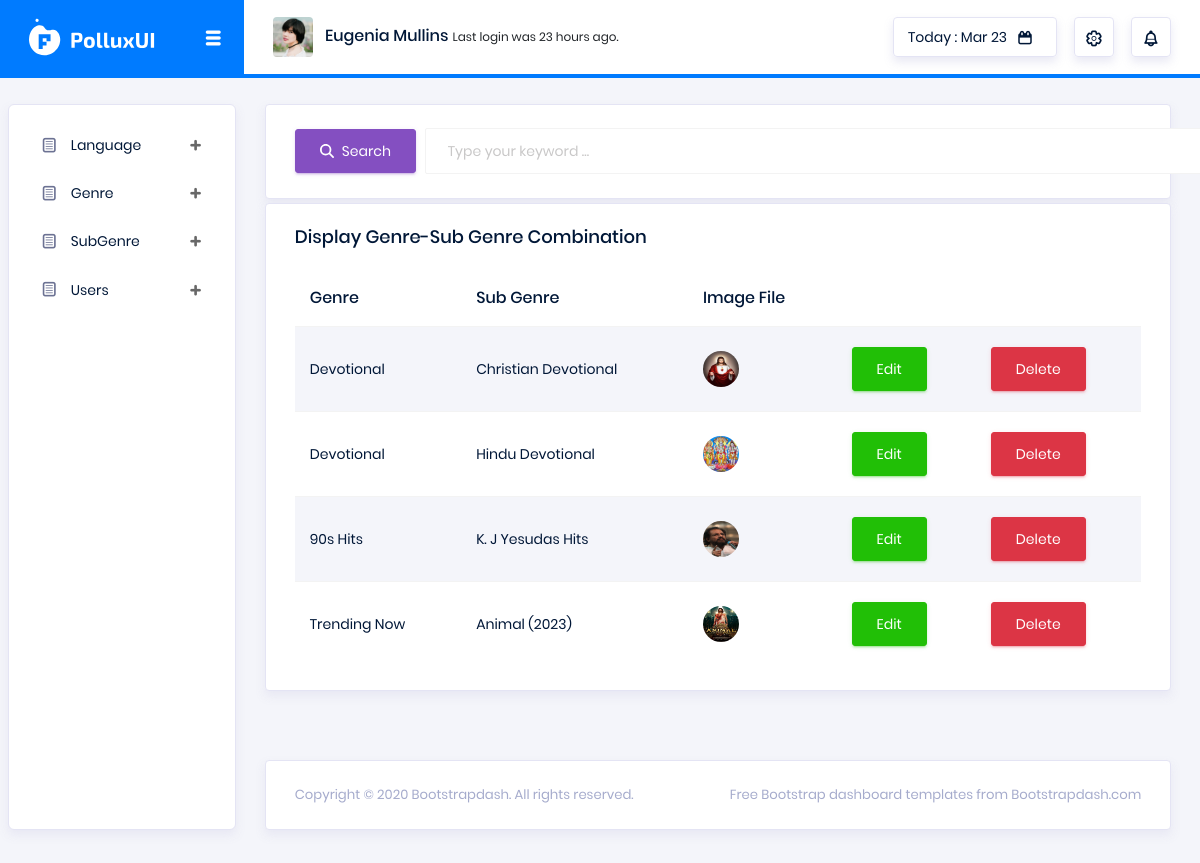
Page /backend/Display_Subgenre_Combination on the committed database.
### backend/models.py (models this page shows)
class SubCombinedDb(models.Model):
    Sub_Com_Genre = models.CharField(max_length=255, null=True, blank=True)
    Sub_Com_Res_SubGenre = models.CharField(max_length=255, null=True, blank=True)
    Sub_Com_Img_File = models.ImageField(upload_to='subcomb', null=True, blank=True)

### backend/views.py (the view)
# urls.py: path('Display_Subgenre_Combination', views.DisplaySubCombination, name='DisplaySubCombination'),
def DisplaySubCombination(request):
    subcom = SubCombinedDb.objects.all()
    if request.method == 'GET':
        str = request.GET.get('keyword')
        if str != None:
            subcom = SubCombinedDb.objects.filter(Sub_Com_Res_SubGenre__icontains=str)
    context = {'subcom': subcom}
    return render(request, 'directory/subcombination/disp_subcomb.html', context)

### backend/templates/directory/subcombination/disp_subcomb.html (shortened to what this page needs)
<!DOCTYPE html>
{% extends 'index.html' %}
{% block content %}
<html lang="en">
<head>
</head>
<body>
    <div class="card mb-1">
        <div class="card-body">
            <form action="" method="GET" class="forms-sample">
                <div class="form-group mb-0">
                    <button type="submit" class="btn btn-primary">
                        <i class="fa-solid fa-magnifying-glass mr-2"></i><span>Search</span>
                    </button>
                    <input type="text" name="keyword" class="form-control display-search-box" autocomplete="off"
                        placeholder="Type your keyword ...">
                </div>
            </form>
        </div>
    </div>
    <div class="card">
        <div class="card-body">
            <h4 class="card-title">Display Genre-Sub Genre Combination</h4>
            <div class="table-responsive">
                <table class="table table-striped">
                    <thead>
                        <tr>
                            <th>Genre</th>
                            <th>Sub Genre</th>
                            <th>Image File</th>
                        </tr>
                    </thead>
                    <tbody>
                        {% for i in subcom %}
                        <tr>
                            <td>{{i.Sub_Com_Genre}}</td>
                            <td>{{i.Sub_Com_Res_SubGenre}}</td>
                            <td>
                                <img src="{{i.Sub_Com_Img_File.url}}" alt="Image">
                            </td>
                            <td>
                                <form action="{% url 'EditSubCombination' subId=i.id %}">
                                    <button type="submit" class="btn btn-success">
                                        <span>Edit</span>
                                    </button>
                                </form>
                            </td>
                            <td>
                                <form action="{% url 'DeleteSubCombination' subId=i.id %}">
                                    <button type="submit" class="btn btn-danger">
                                        <span>Delete</span>
                                    </button>
                                </form>
                            </td>
                        </tr>
                        {% empty %}
                        <span class="text-danger">No Records Found</span>
                        {% endfor %}
                    </tbody>
                </table>
            </div>
        </div>
    </div>
</body>
</html>
{% endblock %}

### backend/static/css/added.css (style rules this page uses)
.display-search-box { margin-left: 130px; margin-top: -45px; width: 855px; }

### rows in the picture
SubCombinedDb: Sub_Com_Genre "Devotional", Sub_Com_Res_SubGenre "Christian Devotional", Sub_Com_Img_File (picture)
SubCombinedDb: Sub_Com_Genre "Devotional", Sub_Com_Res_SubGenre "Hindu Devotional", Sub_Com_Img_File (picture)
SubCombinedDb: Sub_Com_Genre "90s Hits", Sub_Com_Res_SubGenre "K. J Yesudas Hits", Sub_Com_Img_File (picture)
SubCombinedDb: Sub_Com_Genre "Trending Now", Sub_Com_Res_SubGenre "Animal (2023)", Sub_Com_Img_File (picture)
